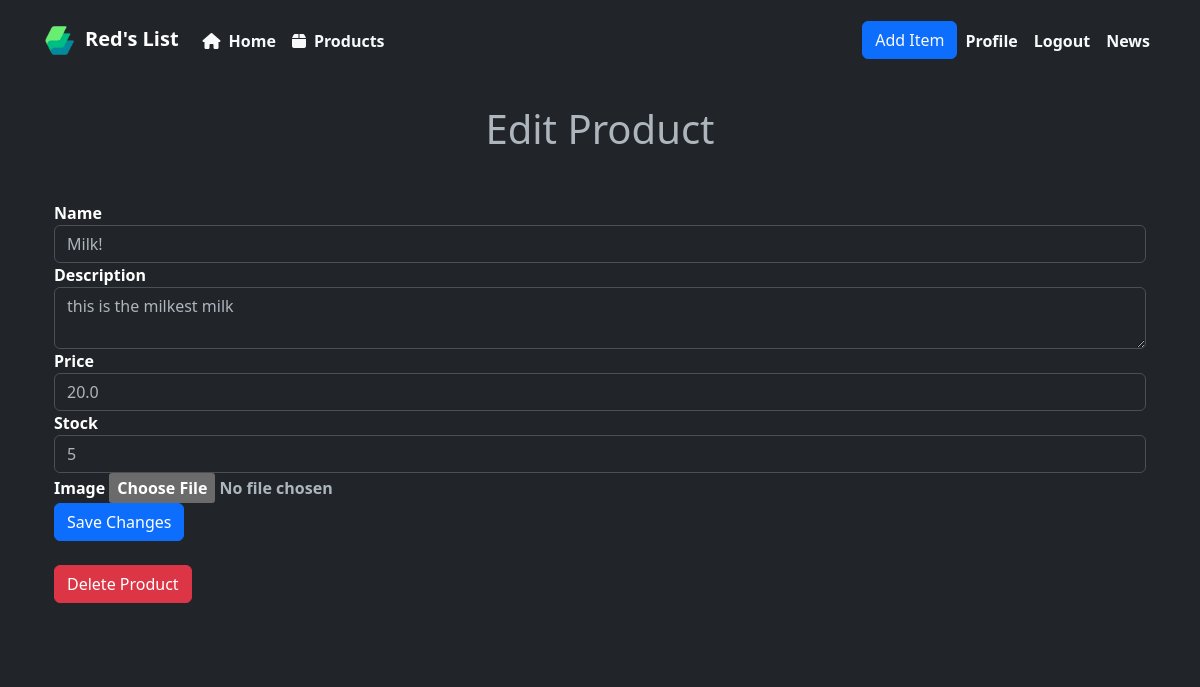
The app's page /edit_product/4 (signed in), older data.
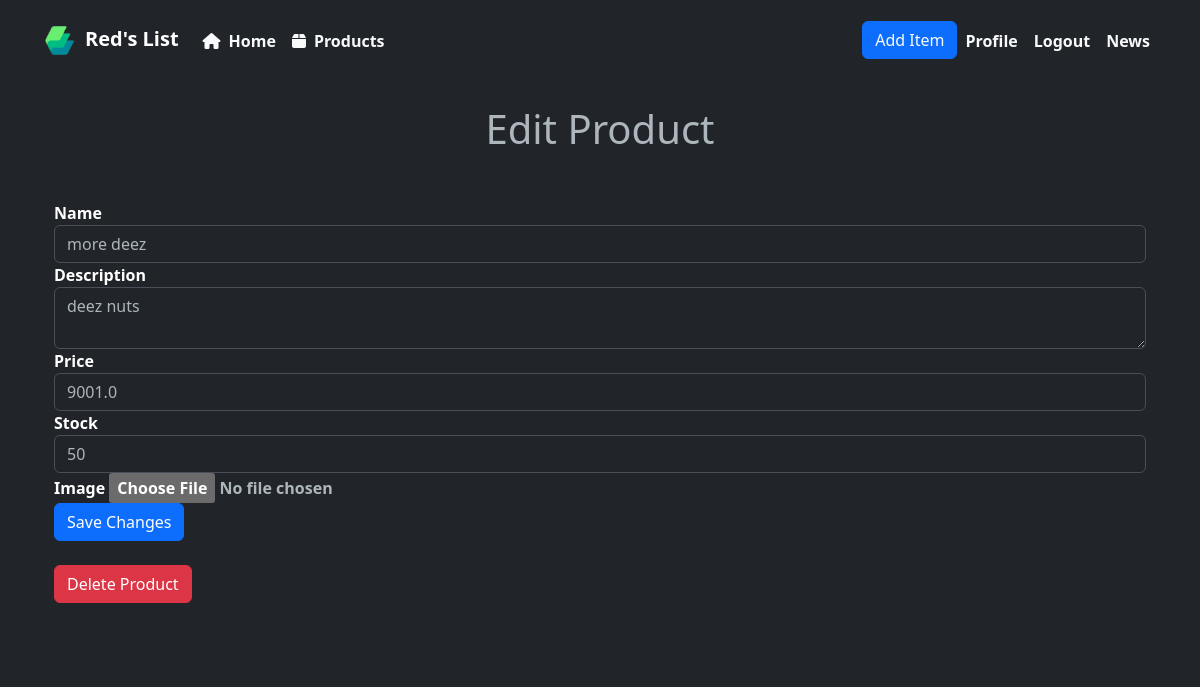
The same page, newer data.
### app.py (models this page shows, shortened)
class Item(db.Model):
    id = db.Column(db.Integer, primary_key=True)
    name = db.Column(db.String(100), nullable=False)
    description = db.Column(db.Text, nullable=False)
    price = db.Column(db.Float, nullable=False)
    stock = db.Column(db.Integer, nullable=False)
    author_id = db.Column(db.Integer, db.ForeignKey('user.id'), nullable=False)
    image_file = db.Column(db.String(200), nullable=False)
    sales = db.relationship('Sales', backref='item', lazy=True)  # One-to-many relationship with Sales

### app.py (the view, shortened to what this page needs)
@app.route('/edit_product/<int:item_id>', methods=['GET', 'POST'])
@login_required
def edit_product(item_id):
    item = Item.query.get_or_404(item_id)
    if item.author != current_user and not current_user.is_admin:
        flash('You do not have permission to edit this item.', 'danger')
        return redirect(url_for('product_details', item_id=item.id))
    return render_template('edit_product.html', item=item)

### app.py (called while the page is built)
def check_user(user):
    user = db.session.query(User)
    if user == "None":
        new_user = User(username="DefaultUser", password="testing", email="email@gmail.com")
        db.session.add(new_user)
        db.session.commit()
    return user

@login_manager.user_loader
def load_user(user_id):
    check_user(user_id)
    if user_id is not None:
        return User.query.get(int(user_id))
    return None

### templates/edit_product.html (shortened to what this page needs)
{% extends 'layout.html' %}
{% block content %}
    <div class="container">
        <h1 class="text-center">Edit Product</h1>
        <form action="{{ url_for('edit_product', item_id=item.id) }}" method="POST" enctype="multipart/form-data" class="mt-5">
            <div class="form-group">
                <label for="name">Name</label>
                <input type="text" name="name" id="name" value="{{ item.name }}" required class="form-control">
            </div>
            <div class="form-group">
                <label for="description">Description</label>
                <textarea name="description" id="description" required class="form-control">{{ item.description }}</textarea>
            </div>
            <div class="form-group">
                <label for="price">Price</label>
                <input type="number" name="price" id="price" value="{{ item.price }}" step="0.01" required class="form-control">
            </div>
            <div class="form-group">
                <label for="stock">Stock</label>
                <input type="number" name="stock" id="stock" value="{{ item.stock }}" required min="0" class="form-control">
            </div>
            <div class="form-group">
                <label for="image">Image</label>
                <input type="file" name="image" id="image" class="form-control-file">
            </div>
            <button type="submit" class="btn btn-primary btn-block">Save Changes</button>
        </form>
        <form action="{{ url_for('delete_product', item_id=item.id) }}" method="POST" class="mt-4">
            <button type="submit" class="btn btn-danger btn-block">Delete Product</button>
        </form>
    </div>
{% endblock %}

Row changes from the older to the newer data that the page shows:
changed Item: name "Milk!" → "more deez"; description "this is the milkest milk" → "deez nuts"; price "20.0" → "9001.0"; stock "5" → "50"
